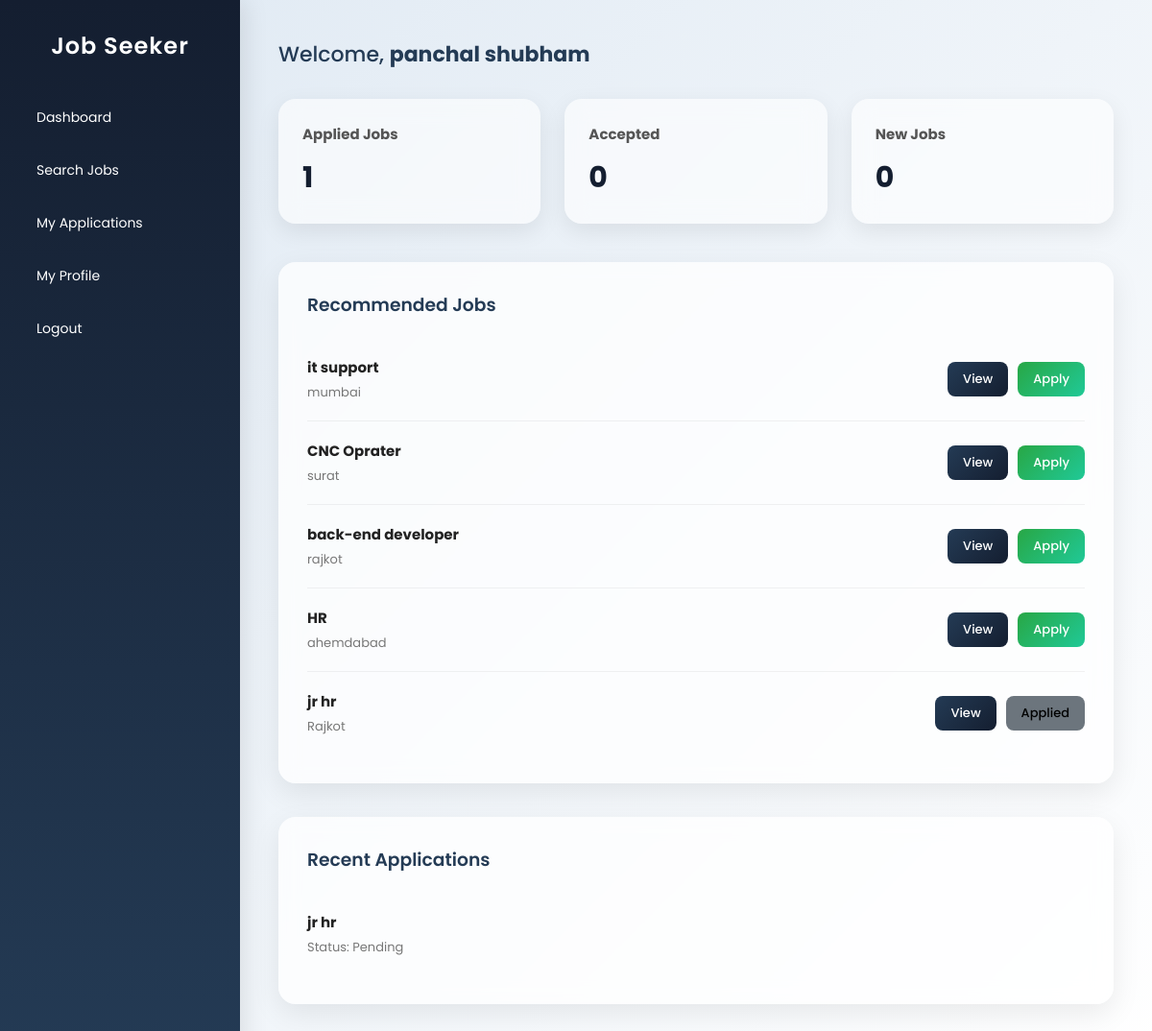
The page /jobseeker/dashboard/ (signed in) on the database as committed earlier.
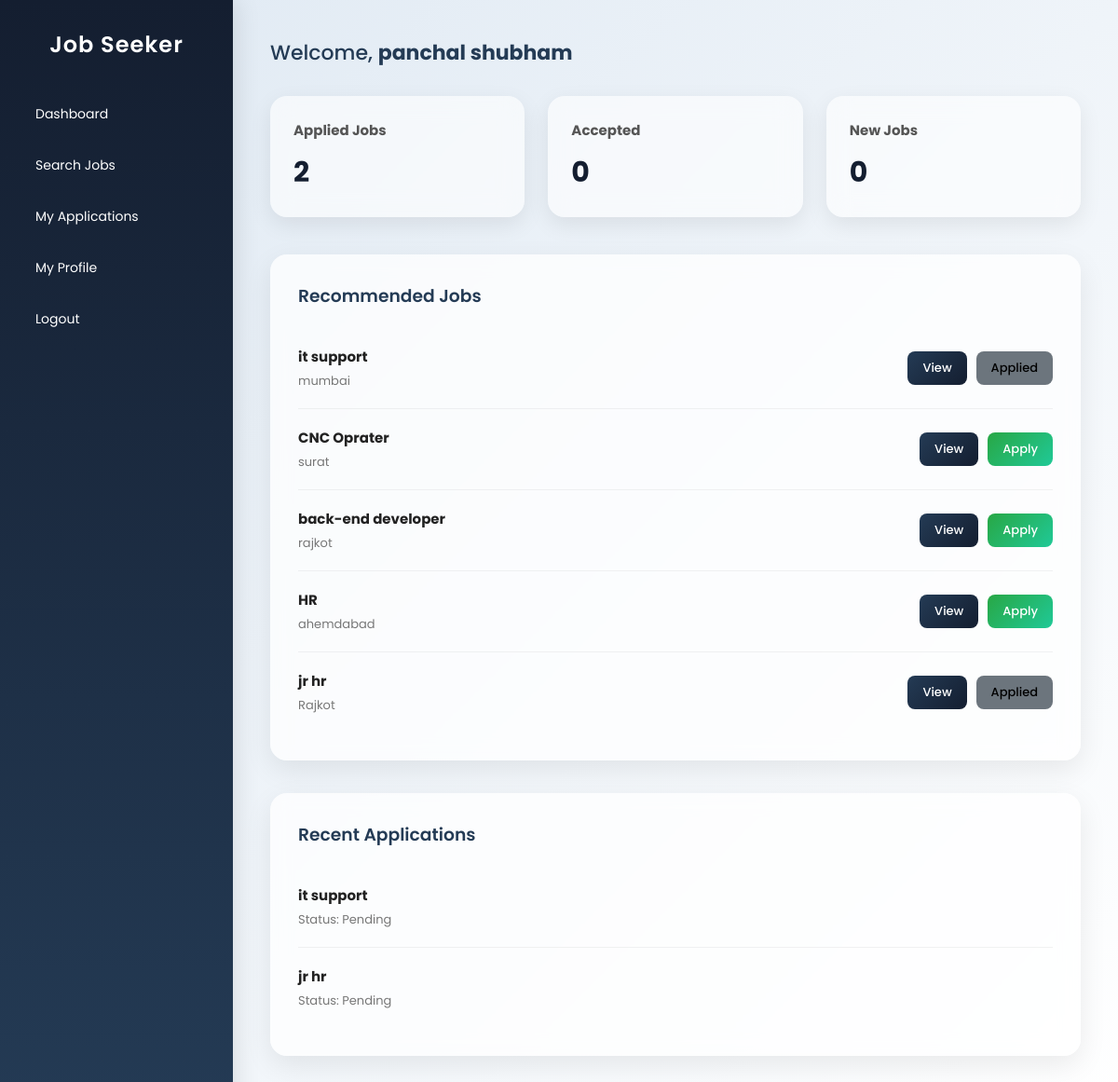
The same page on the database as committed later.
### myapp/models.py (models this page shows, shortened)
class Job(models.Model):
    provider = models.ForeignKey(
        User,
        on_delete=models.CASCADE,
        related_name="posted_jobs"
    )
    title = models.CharField(max_length=200)
    description = models.TextField()
    location = models.CharField(max_length=100)
    salary = models.IntegerField(blank=True, null=True)
    job_type = models.CharField(
        max_length=50,
        choices=[
            ("Full Time", "Full Time"),
            ("Part Time", "Part Time"),
            ("Internship", "Internship"),
            ("Remote", "Remote")
        ],
        default="Full Time"
    )
    created_at = models.DateTimeField(auto_now_add=True)
    applicants = models.IntegerField(default=0)
    class Meta:
        ordering = ["-created_at"]

class Application(models.Model):
    STATUS_CHOICES = [
        ("Pending", "Pending"),
        ("Accepted", "Accepted"),
        ("Rejected", "Rejected"),
    ]
    job = models.ForeignKey(
        Job,
        on_delete=models.CASCADE,
        related_name="applications"
    )
    seeker = models.ForeignKey(
        User,
        on_delete=models.CASCADE,
        related_name="job_applications"
    )
    applied_at = models.DateTimeField(auto_now_add=True)
    status = models.CharField(
        max_length=20,
        choices=STATUS_CHOICES,
        default="Pending"
    )
    class Meta:
        unique_together = ("job", "seeker")
        ordering = ["-applied_at"]

### myapp/views.py (the view)
# urls.py: path('jobseeker/dashboard/', views.dashboard_jobseeker, name='dashboard_jobseeker'),
@login_required(login_url='login-jobseeker')
def dashboard_jobseeker(request):
    recommended_jobs = Job.objects.all().order_by('-created_at')[:10]
    applications = Application.objects.filter(seeker=request.user)
    applied_jobs = applications.values_list('job_id', flat=True)
    total_applications = applications.count()
    shortlisted_count = applications.filter(status="Accepted").count()
    from django.utils import timezone
    from datetime import timedelta
    week_ago = timezone.now() - timedelta(days=7)
    new_jobs_count = Job.objects.filter(created_at__gte=week_ago).count()
    recent_applications = applications.order_by('-applied_at')[:5]
    context = {
        "recommended_jobs": recommended_jobs,
        "applied_jobs": applied_jobs,
        "recent_applications": recent_applications,
        "total_applications": total_applications,
        "shortlisted_count": shortlisted_count,
        "new_jobs_count": new_jobs_count,
    }
    return render(request, "dashboard_jobseeker.html", context)

### templates/dashboard_jobseeker.html (shortened to what this page needs)
<!DOCTYPE html>
<html lang="en">
<head>
</head>
<body>
<div class="sidebar">
    <h2>Job Seeker</h2>
    <a href="{% url 'dashboard_jobseeker' %}">Dashboard</a>
    <a href="{% url 'jobseeker_search' %}">Search Jobs</a>
    <a href="{% url 'jobseeker_applications' %}">My Applications</a>
    <a href="{% url 'jobseeker_profile' %}">My Profile</a>
    <a href="{% url 'logout' %}">Logout</a>
</div>
<div class="main-content">
    <div class="welcome">
        Welcome, <strong>{{ user.first_name|default:user.username }}</strong>
    </div>
    <div class="cards">
        <div class="card">
            <h3>Applied Jobs</h3>
            <p>{{ total_applications|default:"0" }}</p>
        </div>
        <div class="card">
            <h3>Accepted</h3>
            <p>{{ shortlisted_count|default:"0" }}</p>
        </div>
        <div class="card">
            <h3>New Jobs</h3>
            <p>{{ new_jobs_count|default:"0" }}</p>
        </div>
    </div>
    <div class="section">
        <h3>Recommended Jobs</h3>
        {% for job in recommended_jobs %}
            <div class="job">
                <div>
                    <strong>{{ job.title }}</strong><br>
                    <span>{{ job.location }}</span>
                </div>
                <div class="job-actions">
                    <a href="{% url 'job_detail' job.id %}">
                        <button class="view-btn">View</button>
                    </a>
                    {% if job.id in applied_jobs %}
                        <button class="applied-btn">Applied</button>
                    {% else %}
                        <form method="POST" action="{% url 'apply_job' job.id %}">
                            <button class="apply-btn">Apply</button>
                        </form>
                    {% endif %}
                </div>
            </div>
        {% empty %}
            <p>No recommendations available.</p>
        {% endfor %}
    </div>
    <div class="section">
        <h3>Recent Applications</h3>
        {% for app in recent_applications %}
            <div class="job">
                <div>
                    <strong>{{ app.job.title }}</strong><br>
                    <span>Status: {{ app.status }}</span>
                </div>
            </div>
        {% empty %}
            <p>No applications yet.</p>
        {% endfor %}
    </div>
</div>
</body>
</html>

Rows that differ between the two databases and show on the page:
computed for Job "it support": text "Apply" → "Applied"
added Application: job "it support", status "Pending"
Other text that changed with them:
{{ total_applications|default:"0" }}: "1" → "2"
